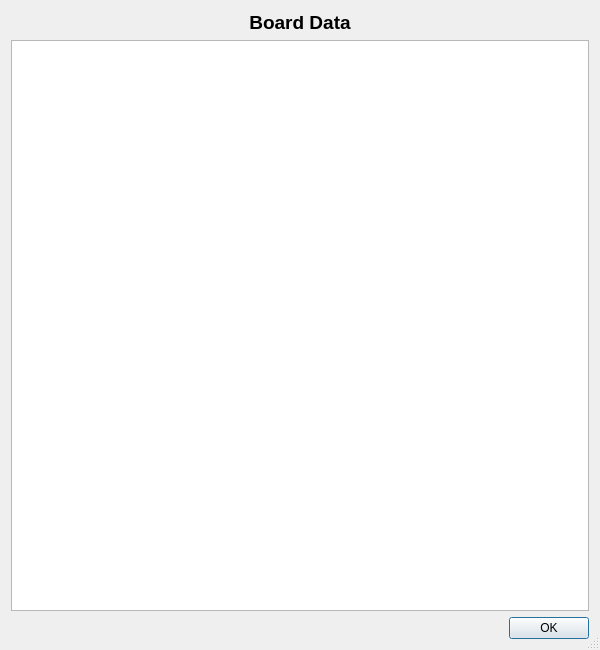
<?xml version="1.0" encoding="UTF-8"?>
<ui version="4.0">
 <class>BoardDataDialog</class>
 <widget class="QDialog" name="BoardDataDialog">
  <property name="geometry">
   <rect>
    <x>0</x>
    <y>0</y>
    <width>600</width>
    <height>650</height>
   </rect>
  </property>
  <property name="windowTitle">
   <string>Board Data</string>
  </property>
  <property name="sizeGripEnabled">
   <bool>true</bool>
  </property>
  <layout class="QVBoxLayout" name="verticalLayout">
   <item>
    <widget class="QLabel" name="label">
     <property name="font">
      <font>
       <pointsize>14</pointsize>
       <bold>true</bold>
      </font>
     </property>
     <property name="text">
      <string>Board Data</string>
     </property>
     <property name="alignment">
      <set>Qt::AlignCenter</set>
     </property>
    </widget>
   </item>
   <item>
    <widget class="QTreeWidget" name="dataTree">
     <property name="headerHidden">
      <bool>true</bool>
     </property>
     <column>
      <property name="text">
       <string notr="true">1</string>
      </property>
     </column>
    </widget>
   </item>
   <item>
    <widget class="QDialogButtonBox" name="buttonBox">
     <property name="orientation">
      <enum>Qt::Horizontal</enum>
     </property>
     <property name="standardButtons">
      <set>QDialogButtonBox::Ok</set>
     </property>
    </widget>
   </item>
  </layout>
 </widget>
 <resources/>
 <connections>
  <connection>
   <sender>buttonBox</sender>
   <signal>accepted()</signal>
   <receiver>BoardDataDialog</receiver>
   <slot>accept()</slot>
   <hints>
    <hint type="sourcelabel">
     <x>248</x>
     <y>254</y>
    </hint>
    <hint type="destinationlabel">
     <x>157</x>
     <y>274</y>
    </hint>
   </hints>
  </connection>
  <connection>
   <sender>buttonBox</sender>
   <signal>rejected()</signal>
   <receiver>BoardDataDialog</receiver>
   <slot>reject()</slot>
   <hints>
    <hint type="sourcelabel">
     <x>316</x>
     <y>260</y>
    </hint>
    <hint type="destinationlabel">
     <x>286</x>
     <y>274</y>
    </hint>
   </hints>
  </connection>
 </connections>
</ui>
